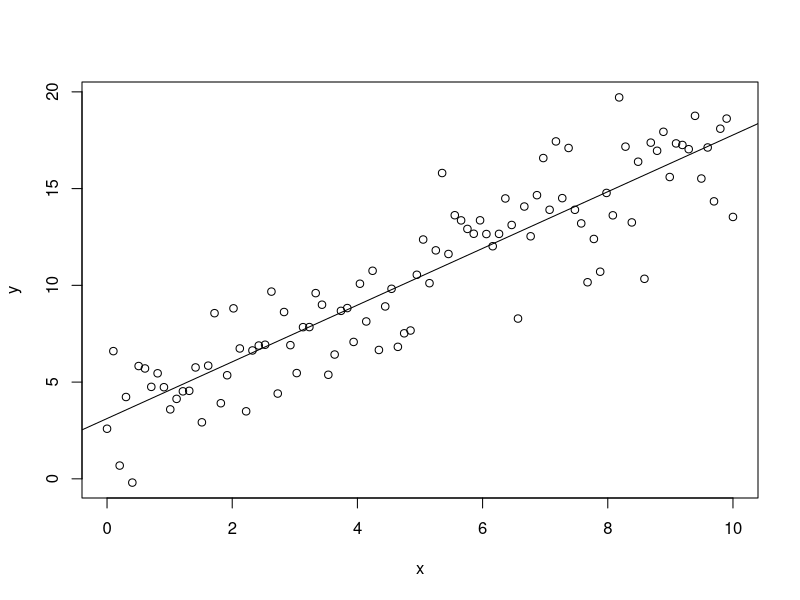
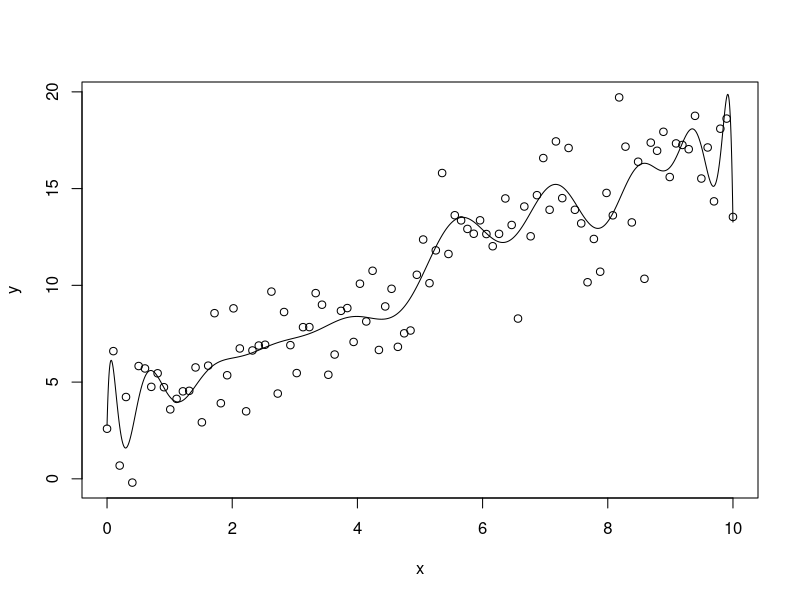
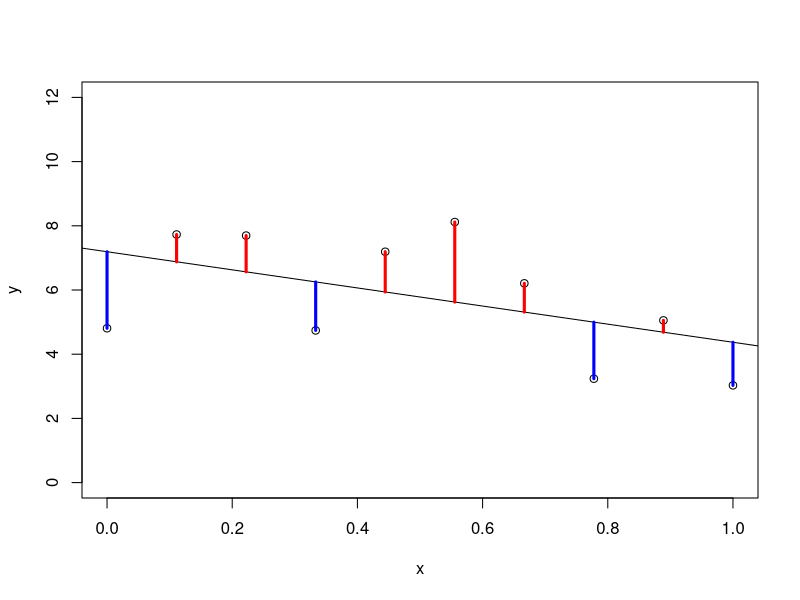
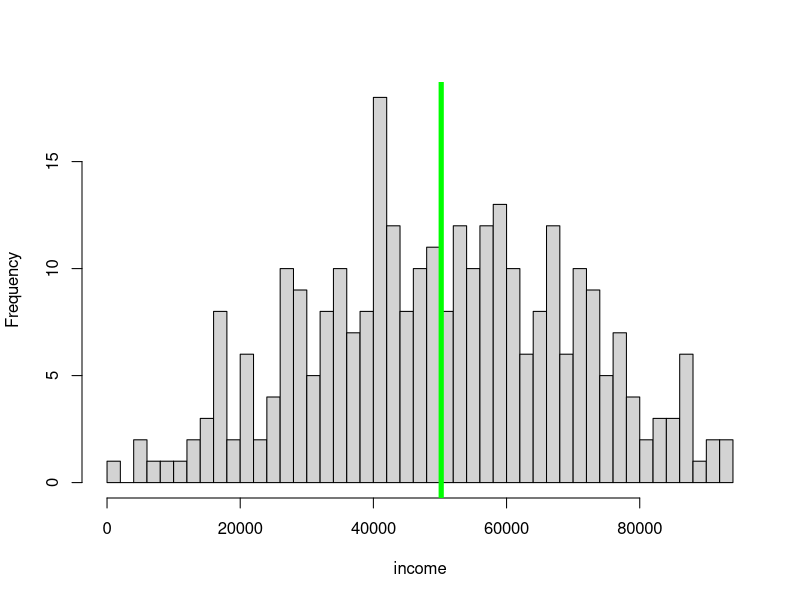
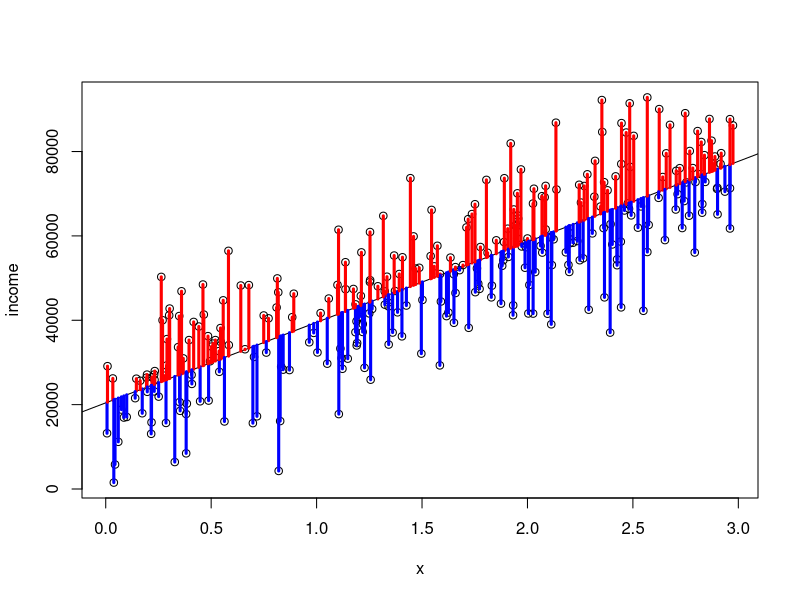
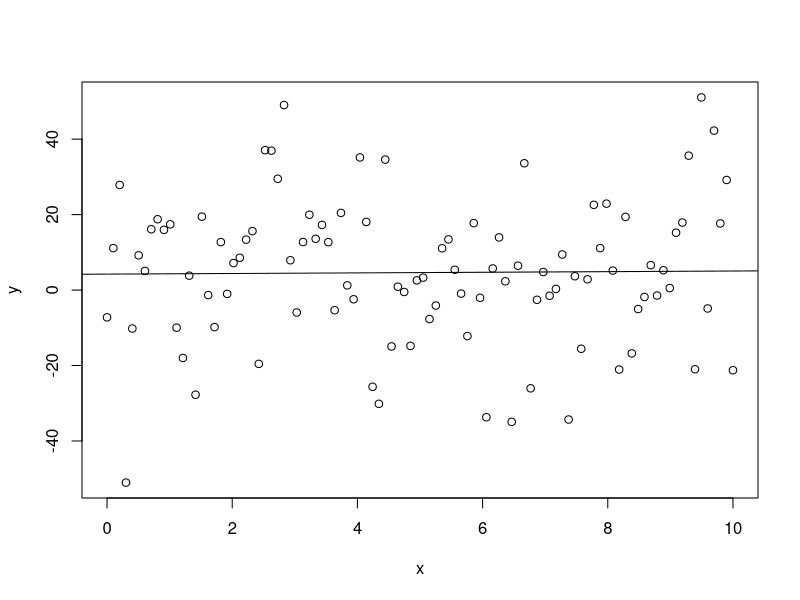

Here is the R script that generated these plots, in order:
setwd("C:/Users/Adam/workspace/Wharton_Stat_422_722/lectures/lec01")
library(data.table)
#http://www4.stat.ncsu.edu/~boos/var.select/baseball.html
X = fread("baseball.csv")
X


n = 100
sigma = 2
set.seed(422.722)

x = seq(0, 10, length.out = n)
f_of_x = 3 + 1.5 * x #true... pretend it's hidden
e = rnorm(n, 0, sigma)
y = f_of_x + e
Xy = data.frame(x, y) #make dataframe

#parametric view: assume simple model: the straight line
mod = lm(y ~ ., Xy)
plot(x, y)
abline(mod)

#nonparametric view: allow model to be complex

mod = lm(y ~ poly(x, 20), Xy)
plot(x, y)
xstars = seq(min(x), max(x), length.out = 10000)
yhats = predict(mod, data.frame(x = xstars))
points(xstars, yhats, type = "l")



#example fits
n = 10
sigma = 2
set.seed(401)

x = seq(0, 1, length.out = 10)
y = 5 + 2 * x + rnorm(n, 0, sigma)
plot(x, y, ylim = c(0, 12))
mod = lm(y ~ x)
mod
yhats = predict(mod, data.frame(x = x))
abline(mod)
for (i in 1 : n){
 segments(x[i], y[i], x[i], yhats[i], 
          lwd = 3,
          col = ifelse(y[i] - yhats[i] < 0, "blue", "red")) 
}


#variance before and after
set.seed(422)
n = 300
x = runif(n, 0, 3)
y = pmax(20000 + 20000 * x + rnorm(n, 0, 10000), 0)
hist(y, br = 50, xlab = "income", main = "")
abline(v = mean(y), col = "green", lwd = 5)
mean(y)
es = y - mean(y)
SSE_0 = sum(es^2)
SSE_0

plot(x, y, ylab = "income")
#now fit the linear model
mod = lm(y ~ x)
abline(mod)

##now find yhats
yhats = predict(mod, data.frame(x = x))
#and the es
for (i in 1 : n){
  segments(x[i], y[i], x[i], yhats[i], 
           lwd = 3,
           col = ifelse(y[i] - yhats[i] < 0, "blue", "red")) 
}
es = y - yhats
#now get SSE now
SSE_f = sum(es^2)
SSE_f

SSE_delta = SSE_0 - SSE_f
SSE_delta

#as a proportion of the original, null model
SSE_delta / SSE_0

summary(mod)$r.squared



#####
n = 100
sigma = 18
x = seq(0, 10, length.out = n)
y = x + rnorm(n, 0, sigma)
plot(x, y)
mod = lm(y ~ x)
abline(mod)
summary(mod)
